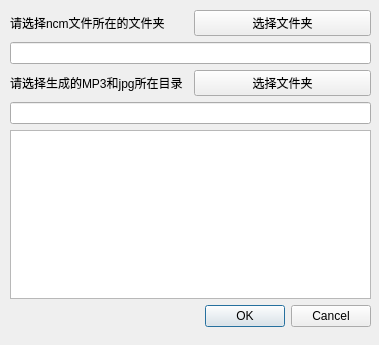
<?xml version="1.0" encoding="UTF-8"?>
<ui version="4.0">
 <class>music_change</class>
 <widget class="QDialog" name="music_change">
  <property name="geometry">
   <rect>
    <x>0</x>
    <y>0</y>
    <width>379</width>
    <height>345</height>
   </rect>
  </property>
  <property name="windowTitle">
   <string>Dialog</string>
  </property>
  <widget class="QWidget" name="layoutWidget">
   <property name="geometry">
    <rect>
     <x>10</x>
     <y>10</y>
     <width>361</width>
     <height>317</height>
    </rect>
   </property>
   <layout class="QVBoxLayout" name="verticalLayout_4">
    <item>
     <layout class="QVBoxLayout" name="verticalLayout_3">
      <item>
       <layout class="QHBoxLayout" name="horizontalLayout">
        <item>
         <layout class="QVBoxLayout" name="verticalLayout">
          <item>
           <layout class="QHBoxLayout" name="horizontalLayout_2">
            <item>
             <widget class="QLabel" name="label">
              <property name="text">
               <string>请选择ncm文件所在的文件夹</string>
              </property>
             </widget>
            </item>
            <item>
             <widget class="QPushButton" name="pushButton_2">
              <property name="text">
               <string>选择文件夹</string>
              </property>
             </widget>
            </item>
           </layout>
          </item>
          <item>
           <widget class="QLineEdit" name="lineEdit"/>
          </item>
          <item>
           <layout class="QHBoxLayout" name="horizontalLayout_3">
            <item>
             <widget class="QLabel" name="label_2">
              <property name="text">
               <string>请选择生成的MP3和jpg所在目录</string>
              </property>
             </widget>
            </item>
            <item>
             <widget class="QPushButton" name="pushButton_3">
              <property name="minimumSize">
               <size>
                <width>168</width>
                <height>0</height>
               </size>
              </property>
              <property name="text">
               <string>选择文件夹</string>
              </property>
             </widget>
            </item>
           </layout>
          </item>
          <item>
           <widget class="QLineEdit" name="lineEdit_2"/>
          </item>
         </layout>
        </item>
        <item>
         <layout class="QVBoxLayout" name="verticalLayout_2"/>
        </item>
       </layout>
      </item>
      <item>
       <widget class="QListView" name="listView"/>
      </item>
     </layout>
    </item>
    <item>
     <widget class="QDialogButtonBox" name="buttonBox">
      <property name="orientation">
       <enum>Qt::Horizontal</enum>
      </property>
      <property name="standardButtons">
       <set>QDialogButtonBox::Cancel|QDialogButtonBox::Ok</set>
      </property>
     </widget>
    </item>
   </layout>
  </widget>
 </widget>
 <resources/>
 <connections>
  <connection>
   <sender>buttonBox</sender>
   <signal>accepted()</signal>
   <receiver>music_change</receiver>
   <slot>accept()</slot>
   <hints>
    <hint type="sourcelabel">
     <x>248</x>
     <y>254</y>
    </hint>
    <hint type="destinationlabel">
     <x>157</x>
     <y>274</y>
    </hint>
   </hints>
  </connection>
  <connection>
   <sender>buttonBox</sender>
   <signal>rejected()</signal>
   <receiver>music_change</receiver>
   <slot>reject()</slot>
   <hints>
    <hint type="sourcelabel">
     <x>316</x>
     <y>260</y>
    </hint>
    <hint type="destinationlabel">
     <x>286</x>
     <y>274</y>
    </hint>
   </hints>
  </connection>
 </connections>
</ui>
